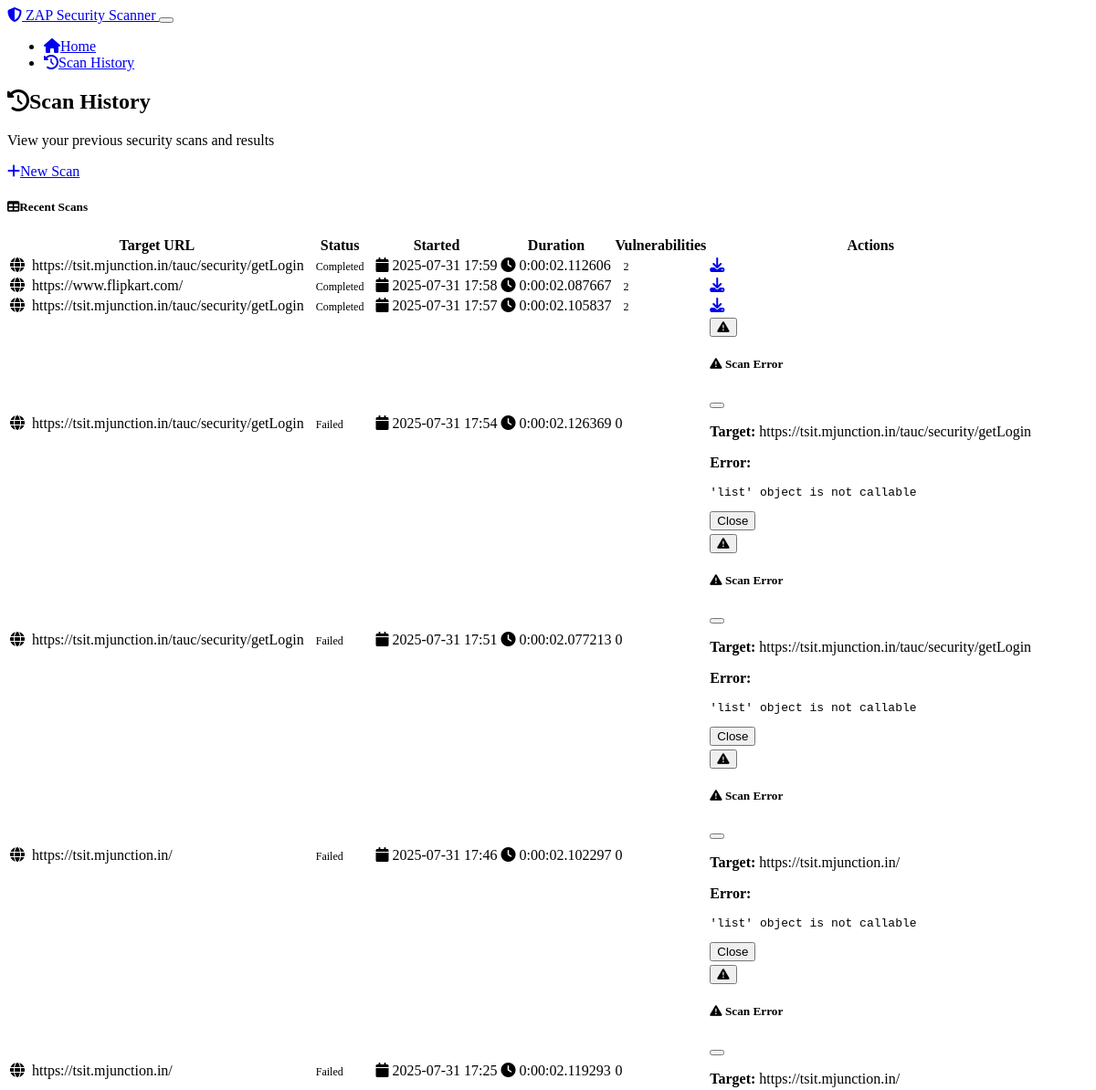
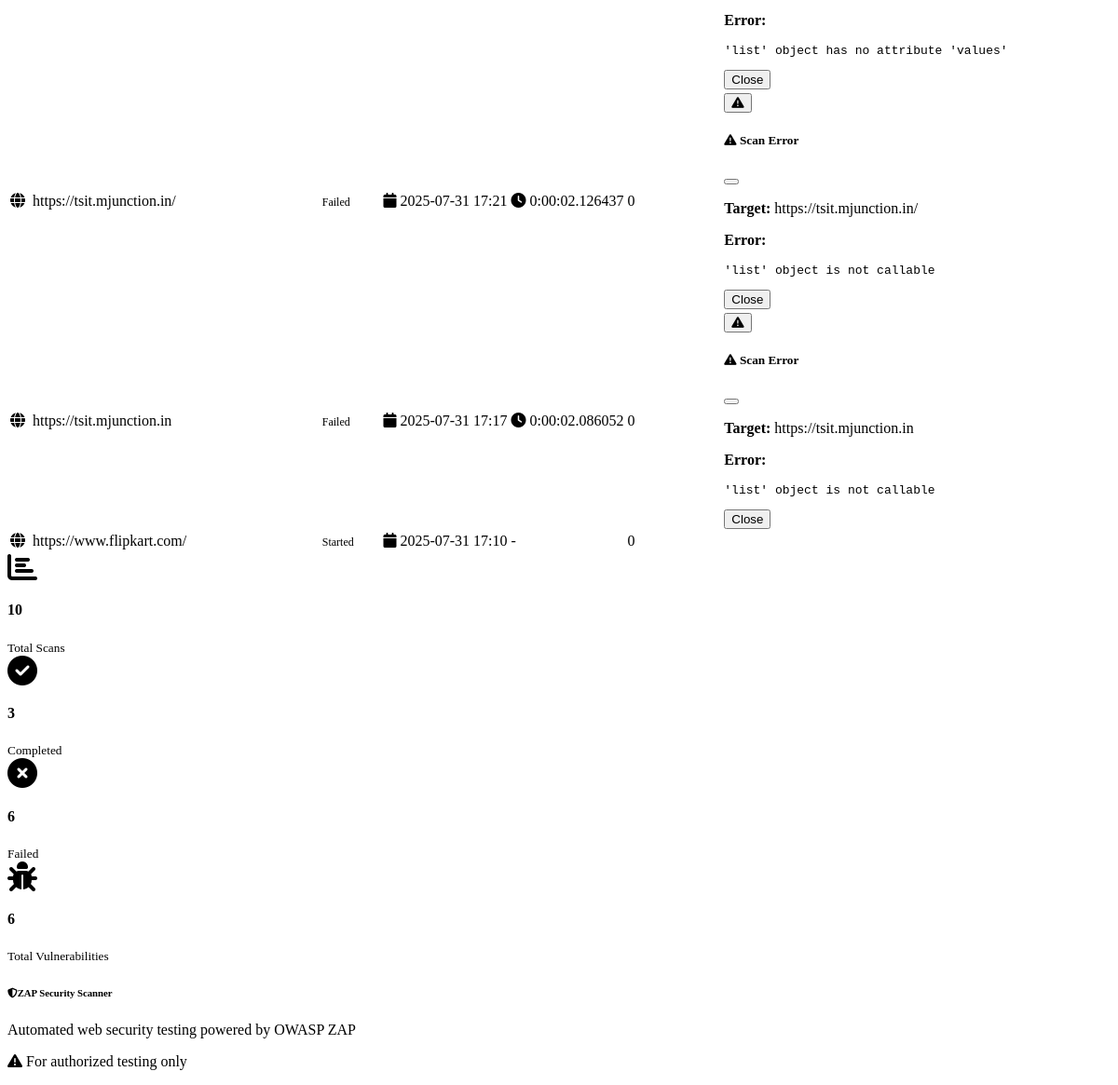
/scan_history, run on an earlier commit of the app's database (2 pictures, top to bottom).
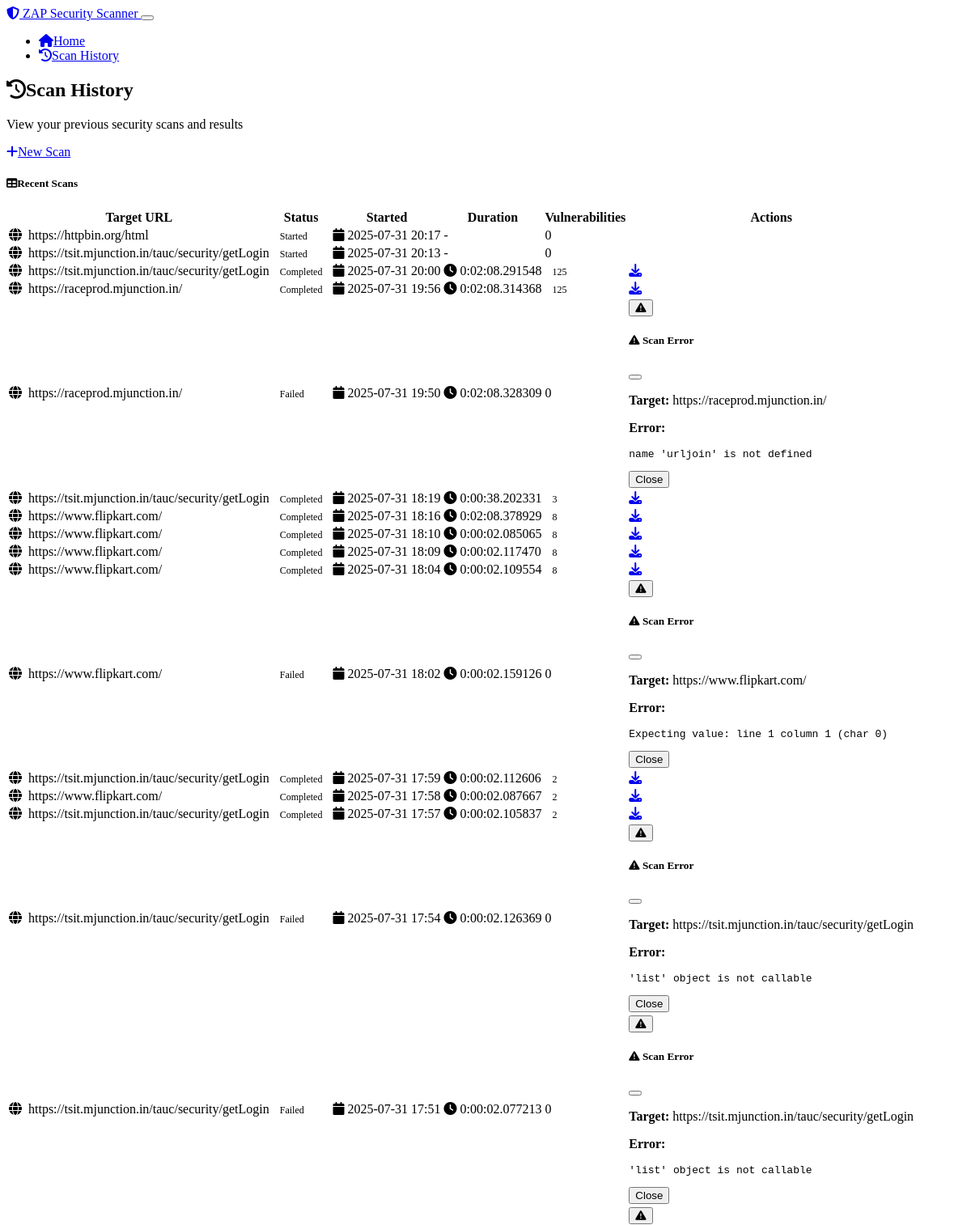
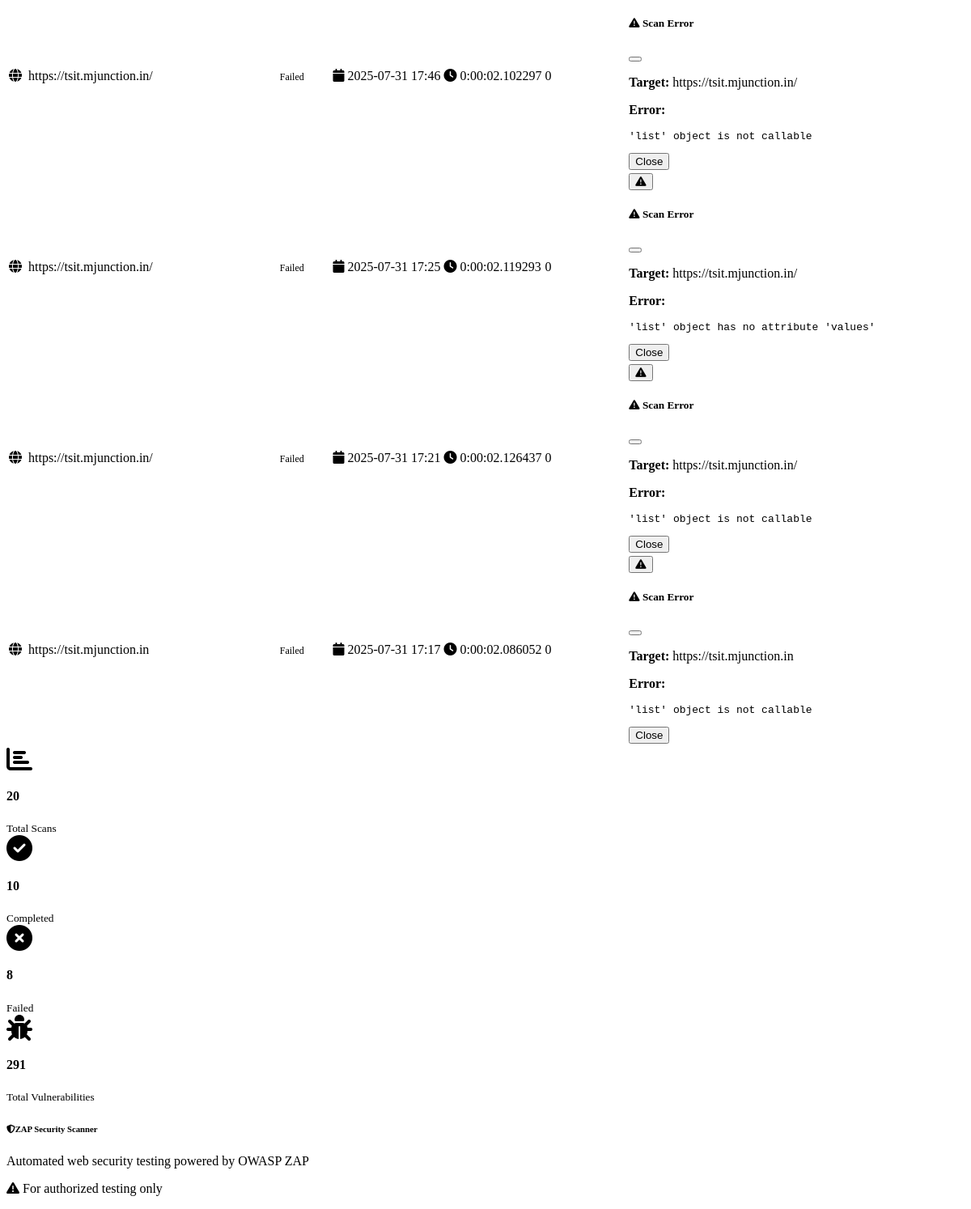
And on a later commit of the database (2 pictures, top to bottom).
### models.py (models this page shows, shortened)
class ScanRecord(db.Model):
    id = db.Column(db.Integer, primary_key=True)
    target_url = db.Column(db.String(500), nullable=False)
    status = db.Column(db.String(50), nullable=False, default='pending')  # pending, started, completed, failed, stopped
    started_at = db.Column(db.DateTime, nullable=False, default=datetime.utcnow)
    completed_at = db.Column(db.DateTime)
    vulnerability_count = db.Column(db.Integer, default=0)
    results_json = db.Column(Text)  # Store scan results as JSON
    error_message = db.Column(Text)
    @property
    def duration(self):
        if self.completed_at and self.started_at:
            return self.completed_at - self.started_at
        return None
    @property
    def status_badge_class(self):
        status_classes = {
            'pending': 'bg-secondary',
            'started': 'bg-primary',
            'completed': 'bg-success',
            'failed': 'bg-danger',
            'stopped': 'bg-warning'
        }
        return status_classes.get(self.status, 'bg-secondary')

### app.py (the view)
@app.route('/scan_history')
def scan_history():
    scans = models.ScanRecord.query.order_by(models.ScanRecord.started_at.desc()).limit(20).all()
    return render_template('scan_history.html', scans=scans)

### templates/scan_history.html (shortened to what this page needs)
{% extends "base.html" %}
{% block content %}
<div class="row">
    <div class="col-12">
        <div class="d-flex justify-content-between align-items-center mb-4">
            <div>
                <h2><i class="fas fa-history me-2"></i>Scan History</h2>
                <p class="text-muted mb-0">View your previous security scans and results</p>
            </div>
            <div>
                <a href="{{ url_for('index') }}" class="btn btn-primary">
                    <i class="fas fa-plus me-2"></i>New Scan
                </a>
            </div>
        </div>
        {% if scans %}
        <div class="card shadow">
            <div class="card-header bg-dark text-white">
                <h5 class="card-title mb-0">
                    <i class="fas fa-table me-2"></i>Recent Scans
                </h5>
            </div>
            <div class="card-body p-0">
                <div class="table-responsive">
                    <table class="table table-hover mb-0">
                        <thead class="table-dark">
                            <tr>
                                <th>Target URL</th>
                                <th>Status</th>
                                <th>Started</th>
                                <th>Duration</th>
                                <th>Vulnerabilities</th>
                                <th>Actions</th>
                            </tr>
                        </thead>
                        <tbody>
                            {% for scan in scans %}
                            <tr>
                                <td>
                                    <i class="fas fa-globe me-2 text-primary"></i>
                                    <span class="fw-bold">{{ scan.target_url|truncate(50) }}</span>
                                </td>
                                <td>
                                    <span class="badge {{ scan.status_badge_class }}">
                                        {{ scan.status|title }}
                                    </span>
                                </td>
                                <td>
                                    <i class="fas fa-calendar me-1 text-muted"></i>
                                    {{ scan.started_at.strftime('%Y-%m-%d %H:%M') }}
                                </td>
                                <td>
                                    {% if scan.duration %}
                                        <i class="fas fa-clock me-1 text-muted"></i>
                                        {{ scan.duration }}
                                    {% else %}
                                        <span class="text-muted">-</span>
                                    {% endif %}
                                </td>
                                <td>
                                    {% if scan.vulnerability_count %}
                                        <span class="badge bg-{{ 'danger' if scan.vulnerability_count > 5 else 'warning' if scan.vulnerability_count > 0 else 'success' }}">
                                            {{ scan.vulnerability_count }}
                                        </span>
                                    {% else %}
                                        <span class="text-muted">0</span>
                                    {% endif %}
                                </td>
                                <td>
                                    {% if scan.status == 'completed' and scan.results_json %}
                                        <a href="{{ url_for('download_report', scan_id=scan.id) }}"
                                           class="btn btn-sm btn-success me-2"
                                           title="Download PDF Report">
                                            <i class="fas fa-download"></i>
                                        </a>
                                    {% endif %}
                                    {% if scan.error_message %}
                                        <button class="btn btn-sm btn-outline-danger"
                                                data-bs-toggle="modal"
                                                data-bs-target="#errorModal{{ scan.id }}"
                                                title="View Error">
                                            <i class="fas fa-exclamation-triangle"></i>
                                        </button>
                                        <div class="modal fade" id="errorModal{{ scan.id }}" tabindex="-1">
                                            <div class="modal-dialog">
                                                <div class="modal-content">
                                                    <div class="modal-header bg-danger text-white">
                                                        <h5 class="modal-title">
                                                            <i class="fas fa-exclamation-triangle me-2"></i>
                                                            Scan Error
                                                        </h5>
                                                        <button type="button" class="btn-close" data-bs-dismiss="modal"></button>
                                                    </div>
                                                    <div class="modal-body">
                                                        <p><strong>Target:</strong> {{ scan.target_url }}</p>
                                                        <p><strong>Error:</strong></p>
                                                        <pre class="bg-light p-3 rounded">{{ scan.error_message }}</pre>
                                                    </div>
                                                    <div class="modal-footer">
                                                        <button type="button" class="btn btn-secondary" data-bs-dismiss="modal">Close</button>
                                                    </div>
                                                </div>
                                            </div>
                                        </div>
                                    {% endif %}
                                </td>
                            </tr>
                            {% endfor %}
                        </tbody>
                    </table>
                </div>
            </div>
        </div>
        {% endif %}
        {% if scans %}
        <div class="row mt-4">
            <div class="col-md-3">
                <div class="card bg-primary text-white">
                    <div class="card-body text-center">
                        <i class="fas fa-chart-bar fa-2x mb-2"></i>
                        <h4>{{ scans|length }}</h4>
                        <small>Total Scans</small>
                    </div>
                </div>
            </div>
            <div class="col-md-3">
                <div class="card bg-success text-white">
                    <div class="card-body text-center">
                        <i class="fas fa-check-circle fa-2x mb-2"></i>
                        <h4>{{ scans|selectattr('status', 'equalto', 'completed')|list|length }}</h4>
                        <small>Completed</small>
                    </div>
                </div>
            </div>
            <div class="col-md-3">
                <div class="card bg-danger text-white">
                    <div class="card-body text-center">
                        <i class="fas fa-times-circle fa-2x mb-2"></i>
                        <h4>{{ scans|selectattr('status', 'equalto', 'failed')|list|length }}</h4>
                        <small>Failed</small>
                    </div>
                </div>
            </div>
            <div class="col-md-3">
                <div class="card bg-warning text-dark">
                    <div class="card-body text-center">
                        <i class="fas fa-bug fa-2x mb-2"></i>
                        <h4>{{ scans|sum(attribute='vulnerability_count') or 0 }}</h4>
                        <small>Total Vulnerabilities</small>
                    </div>
                </div>
            </div>
        </div>
        {% endif %}
    </div>
</div>
{% endblock %}

### templates/base.html (shortened to what this page needs)
<!DOCTYPE html>
<html lang="en" data-bs-theme="dark">
<head>
    <link href="https://cdn.replit.com/agent/bootstrap-agent-dark-theme.min.css" rel="stylesheet">
    <link rel="stylesheet" href="https://cdnjs.cloudflare.com/ajax/libs/font-awesome/6.4.0/css/all.min.css">
    <link rel="stylesheet" href="{{ url_for('static', filename='css/custom.css') }}">
</head>
<body>
    <nav class="navbar navbar-expand-lg navbar-dark bg-dark">
        <div class="container">
            <a class="navbar-brand" href="{{ url_for('index') }}">
                <i class="fas fa-shield-alt me-2"></i>
                ZAP Security Scanner
            </a>
            <button class="navbar-toggler" type="button" data-bs-toggle="collapse" data-bs-target="#navbarNav">
            </button>
            <div class="collapse navbar-collapse" id="navbarNav">
                <ul class="navbar-nav ms-auto">
                    <li class="nav-item">
                        <a class="nav-link" href="{{ url_for('index') }}">
                            <i class="fas fa-home me-1"></i>Home
                        </a>
                    </li>
                    <li class="nav-item">
                        <a class="nav-link" href="{{ url_for('scan_history') }}">
                            <i class="fas fa-history me-1"></i>Scan History
                        </a>
                    </li>
                </ul>
            </div>
        </div>
    </nav>
    <main class="container my-4">
        {% block content %}{% endblock %}
    </main>
    <footer class="bg-dark text-light py-4 mt-5">
        <div class="container">
            <div class="row">
                <div class="col-md-6">
                    <h6><i class="fas fa-shield-alt me-2"></i>ZAP Security Scanner</h6>
                    <p class="small mb-0">Automated web security testing powered by OWASP ZAP</p>
                </div>
                <div class="col-md-6 text-md-end">
                    <p class="small mb-0">
                        <i class="fas fa-exclamation-triangle me-1"></i>
                        For authorized testing only
                    </p>
                </div>
            </div>
        </div>
    </footer>
</body>
</html>

### static/css/custom.css (style rules this page uses)
.card { transition: transform 0.2s ease-in-out, box-shadow 0.2s ease-in-out; }
.badge { font-size: 0.75em; padding: 0.5em 0.75em; }
[data-bs-theme="dark"] .card { background-color: var(--bs-dark); border-color: var(--bs-secondary); }
[data-bs-theme="dark"] .text-muted { color: var(--bs-secondary) !important; }
footer { margin-top: auto; }
html { scroll-behavior: smooth; }
.fas + span, .far + span { margin-left: 0.25rem; }

What changed in the data, as far as the page shows it:
no longer on this page (row unchanged): ScanRecord: target_url "https://www.flipkart.com/", status "Started", started_at "2025-07-31 17:10", vulnerability_count "0"
added ScanRecord: target_url "https://httpbin.org/html", status "Started", started_at "2025-07-31 20:17", vulnerability_count "0"
added ScanRecord: target_url "https://tsit.mjunction.in/tauc/security/getLogin", status "Started", started_at "2025-07-31 20:13", vulnerability_count "0"
added ScanRecord: target_url "https://tsit.mjunction.in/tauc/security/getLogin", status "Completed", started_at "2025-07-31 20:00", duration "0:02:08.291548", vulnerability_count "125"
added ScanRecord: target_url "https://raceprod.mjunction.in/", status "Completed", started_at "2025-07-31 19:56", duration "0:02:08.314368", vulnerability_count "125"
added ScanRecord: target_url "https://raceprod.mjunction.in/", status "Failed", started_at "2025-07-31 19:50", duration "0:02:08.328309", vulnerability_count "0", error_message "name 'urljoin' is not defined"
added ScanRecord: target_url "https://tsit.mjunction.in/tauc/security/getLogin", status "Completed", started_at "2025-07-31 18:19", duration "0:00:38.202331", vulnerability_count "3"
added ScanRecord: target_url "https://www.flipkart.com/", status "Completed", started_at "2025-07-31 18:16", duration "0:02:08.378929", vulnerability_count "8"
added ScanRecord: target_url "https://www.flipkart.com/", status "Completed", started_at "2025-07-31 18:10", duration "0:00:02.085065", vulnerability_count "8"
added ScanRecord: target_url "https://www.flipkart.com/", status "Completed", started_at "2025-07-31 18:09", duration "0:00:02.117470", vulnerability_count "8"
added ScanRecord: target_url "https://www.flipkart.com/", status "Completed", started_at "2025-07-31 18:04", duration "0:00:02.109554", vulnerability_count "8"
added ScanRecord: target_url "https://www.flipkart.com/", status "Failed", started_at "2025-07-31 18:02", duration "0:00:02.159126", vulnerability_count "0", error_message "Expecting value: line 1 column 1 (char 0)"
Also different on the page:
{{ scans|length }}: "10" → "20"
{{ scans|selectattr('status', 'equalto', 'completed')|list|length }}: "3" → "10"
{{ scans|selectattr('status', 'equalto', 'failed')|list|length }}: "6" → "8"
{{ scans|sum(attribute='vulnerability_count') or 0 }}: "6" → "291"
